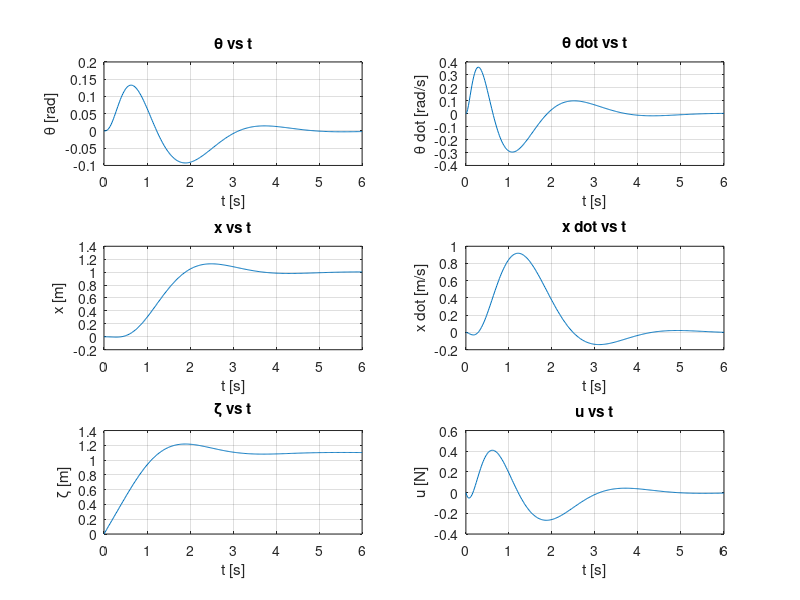

Source code (MATLAB):
# inverted-pendulum.m
#
# Control system simulation for inverted pendulum. Based on Example 12-5 from
# Modern Control Engineering, Fourth Edition by K. Ogata.

pkg load control

clear all
close all

# Inverted pendulum parameters
g = 9.81;   # Gravity constant [m/s]
M = 0.22;   # Cart mass [kg]
m = 0.062;  # Pendulum mass [kg]
l = 0.1425; # Pendulum length to center of mass [m]

# Desired closed loop poles
J = [-1+j*sqrt(3) -1-j*sqrt(3) -5 -5 -5];

# State space representation of system
A = [             0 1 0 0;
      (M+m)/(M*l)*g 0 0 0;
                  0 0 0 1;
             -m/M*g 0 0 0];

B = [0 -1/(M*l) 0 1/M]';

C = [0 0 1 0];

D = [0];

Ahat = [ A zeros(4,1);
        -C          0];

Bhat = [B; 0];

# Determine the state feedback gain matrix
Khat = place(Ahat, Bhat, J)
K = Khat(1:4);
kI = -Khat(5);

# Calculate the step response
ts = 0.02;
t = 0:ts:6;

AA = [(A - B*K) B*kI;
             -C    0];

BB = [0 0 0 0 1]';

CC = [C 0];

DD = [0];

sys = ss(AA, BB, CC, DD);
[y, t, x] = step(sys, t);

u = (-Khat * x')';

# Plot the step response
subplot(3,2,1)
plot(t, x(:,1))
grid
title('\theta vs t')
xlabel('t [s]')
ylabel('\theta [rad]')

subplot(3,2,2)
plot(t, x(:,2))
grid
title('\theta dot vs t')
xlabel('t [s]')
ylabel('\theta dot [rad/s]')

subplot(3,2,3)
plot(t, x(:,3))
grid
title('x vs t')
xlabel('t [s]')
ylabel('x [m]')

subplot(3,2,4)
plot(t, x(:,4))
grid
title('x dot vs t')
xlabel('t [s]')
ylabel('x dot [m/s]')

subplot(3,2,5)
plot(t, x(:,5))
grid
title('\zeta vs t')
xlabel('t [s]')
ylabel('\zeta [m]')

subplot(3,2,6)
plot(t, u)
grid
title('u vs t')
xlabel('t [s]')
ylabel('u [N]')
